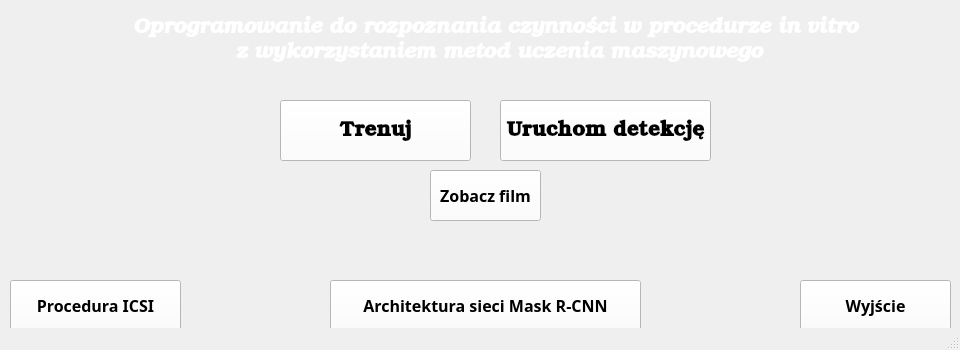
<?xml version="1.0" encoding="UTF-8"?>
<ui version="4.0">
 <class>ICSIWindow</class>
 <widget class="QMainWindow" name="ICSIWindow">
  <property name="geometry">
   <rect>
    <x>0</x>
    <y>0</y>
    <width>960</width>
    <height>350</height>
   </rect>
  </property>
  <property name="maximumSize">
   <size>
    <width>960</width>
    <height>350</height>
   </size>
  </property>
  <property name="windowTitle">
   <string>MainWindow</string>
  </property>
  <property name="styleSheet">
   <string notr="true">QMainWindow{
background-image: url(:/nowyPrzedrostek/tlo.jpg);
}
</string>
  </property>
  <widget class="QWidget" name="centralwidget">
   <widget class="QPushButton" name="trenuj">
    <property name="geometry">
     <rect>
      <x>280</x>
      <y>100</y>
      <width>191</width>
      <height>61</height>
     </rect>
    </property>
    <property name="font">
     <font>
      <family>Bookman Old Style</family>
      <pointsize>16</pointsize>
      <weight>75</weight>
      <bold>true</bold>
     </font>
    </property>
    <property name="styleSheet">
     <string notr="true">background-color:white;
color: black;
</string>
    </property>
    <property name="text">
     <string>Trenuj</string>
    </property>
   </widget>
   <widget class="QPushButton" name="exit">
    <property name="geometry">
     <rect>
      <x>800</x>
      <y>280</y>
      <width>151</width>
      <height>51</height>
     </rect>
    </property>
    <property name="font">
     <font>
      <family>Byington</family>
      <pointsize>12</pointsize>
      <weight>75</weight>
      <bold>true</bold>
     </font>
    </property>
    <property name="styleSheet">
     <string notr="true">background-color:white;
color: black;</string>
    </property>
    <property name="text">
     <string>Wyjście</string>
    </property>
   </widget>
   <widget class="QPushButton" name="procICSI">
    <property name="geometry">
     <rect>
      <x>10</x>
      <y>280</y>
      <width>171</width>
      <height>51</height>
     </rect>
    </property>
    <property name="font">
     <font>
      <family>Byington</family>
      <pointsize>12</pointsize>
      <weight>75</weight>
      <bold>true</bold>
     </font>
    </property>
    <property name="styleSheet">
     <string notr="true">background-color:white;
color: black;
</string>
    </property>
    <property name="text">
     <string>Procedura ICSI</string>
    </property>
   </widget>
   <widget class="QPushButton" name="maskrcnn">
    <property name="geometry">
     <rect>
      <x>330</x>
      <y>280</y>
      <width>311</width>
      <height>51</height>
     </rect>
    </property>
    <property name="font">
     <font>
      <family>Byington</family>
      <pointsize>12</pointsize>
      <weight>75</weight>
      <bold>true</bold>
     </font>
    </property>
    <property name="styleSheet">
     <string notr="true">background-color:white;
color: black;</string>
    </property>
    <property name="text">
     <string>Architektura sieci Mask R-CNN</string>
    </property>
   </widget>
   <widget class="QPushButton" name="zobacz_film">
    <property name="geometry">
     <rect>
      <x>430</x>
      <y>170</y>
      <width>111</width>
      <height>51</height>
     </rect>
    </property>
    <property name="font">
     <font>
      <family>Byington</family>
      <pointsize>12</pointsize>
      <weight>75</weight>
      <bold>true</bold>
     </font>
    </property>
    <property name="styleSheet">
     <string notr="true">background-color:white;
color: black;</string>
    </property>
    <property name="text">
     <string>Zobacz film</string>
    </property>
    <property name="checkable">
     <bool>false</bool>
    </property>
   </widget>
   <widget class="QLabel" name="label_2">
    <property name="geometry">
     <rect>
      <x>120</x>
      <y>0</y>
      <width>751</width>
      <height>81</height>
     </rect>
    </property>
    <property name="font">
     <font>
      <family>Bookman Old Style</family>
      <pointsize>16</pointsize>
      <weight>75</weight>
      <italic>true</italic>
      <bold>true</bold>
     </font>
    </property>
    <property name="styleSheet">
     <string notr="true">color: rgb(255, 255, 255)</string>
    </property>
    <property name="text">
     <string>Oprogramowanie do rozpoznania czynności w procedurze in vitro 
 z wykorzystaniem metod uczenia maszynowego</string>
    </property>
    <property name="alignment">
     <set>Qt::AlignCenter</set>
    </property>
   </widget>
   <widget class="QPushButton" name="detekcja">
    <property name="geometry">
     <rect>
      <x>500</x>
      <y>100</y>
      <width>211</width>
      <height>61</height>
     </rect>
    </property>
    <property name="font">
     <font>
      <family>Bookman Old Style</family>
      <pointsize>16</pointsize>
      <weight>75</weight>
      <bold>true</bold>
     </font>
    </property>
    <property name="styleSheet">
     <string notr="true">background-color:white;
color: black;
</string>
    </property>
    <property name="text">
     <string>Uruchom detekcję</string>
    </property>
   </widget>
  </widget>
  <widget class="QMenuBar" name="menubar">
   <property name="geometry">
    <rect>
     <x>0</x>
     <y>0</y>
     <width>960</width>
     <height>21</height>
    </rect>
   </property>
  </widget>
  <widget class="QStatusBar" name="statusbar"/>
 </widget>
 <resources>
  <include location="images/tlo.qrc"/>
 </resources>
 <connections/>
</ui>
